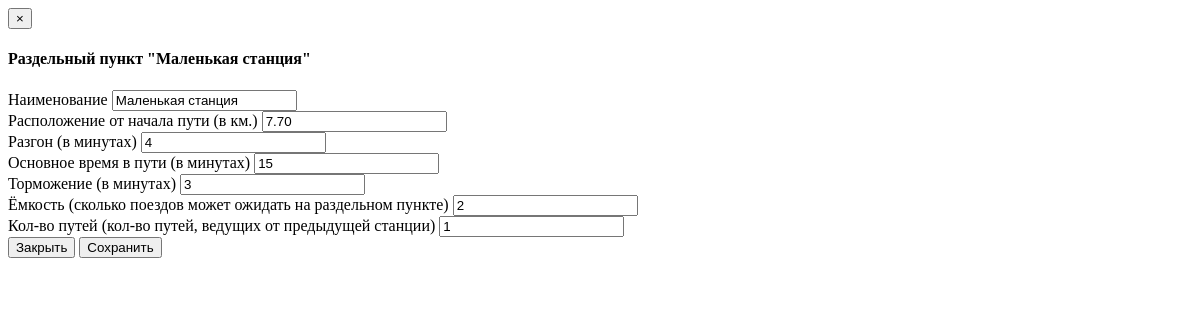
Before: /track/1/switch/edit/1 with the older database file.
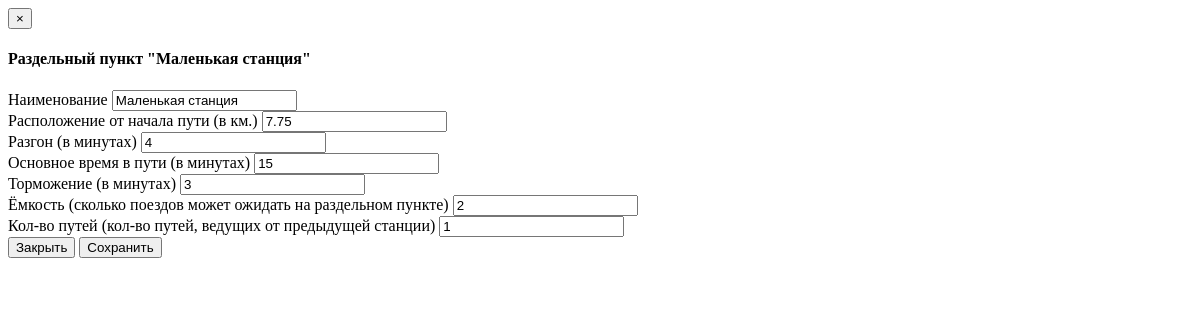
After: the same page with the newer database file.
### tutu/models.py (models this page shows, shortened)
class Switch(models.Model):
    track = models.ForeignKey(Track, on_delete=models.CASCADE)
    position = models.DecimalField(max_digits=7, decimal_places=2)
    name = models.TextField()
    number_of_tracks = models.IntegerField(default=1)
    trains_fit = models.IntegerField(default=1)
    is_start = models.BooleanField(default=False)
    is_end = models.BooleanField(default=False)
    mins_acc = models.IntegerField()
    mins_brk = models.IntegerField()
    mins_main = models.IntegerField()
    class Meta:
        ordering = ["position"]
        verbose_name_plural = "switches"

### tutu/views.py (the view, shortened to what this page needs)
# urls.py: url(r'^track/(?P<track_id>[0-9]*)/switch/edit/(?P<switch_id>[0-9]*)$', views.edit_switch, name="edit_switch"),
@csrf_exempt
def edit_switch(request, track_id, switch_id):
    try:
        t = Track.objects.get(pk=int(track_id))
        s = Switch.objects.get(pk=int(switch_id))
    except:
        return render(request, "error.html")
    context = {"switch": s, "track": t}
    return render(request, "edit_switch.html", context)

### templates/edit_switch.html (shortened to what this page needs)
<!DOCTYPE html>
<html lang="en">
<div>
    <form class="form-labels-on-top" action="{% url "edit_switch" track.id switch.id  %}" method="post">
        <div class="modal-header">
            <button type="button" class="close" data-dismiss="modal" aria-hidden="true">&times;</button>
            <h4 class="modal-title">Раздельный пункт "{{ switch.name }}"</h4>
        </div>
        <div class="modal-body">
            <div class="form-row">
                <label>
                    <span>Наименование</span>
                    <input type="text" name="switch_name" value="{{ switch.name }}">
                </label>
            </div>
            <div class="form-row">
                <label>
                    <span>Расположение от начала пути (в км.)</span>
                    <input type="number" step="0.01" name="switch_position" value="{{ switch.position }}">
                </label>
            </div>
            <div class="form-row">
                <label>
                    <span>Разгон (в минутах)</span>
                    <input type="number" name="switch_acc" value="{{ switch.mins_acc }}">
                </label>
            </div>
            <div class="form-row">
                <label>
                    <span>Основное время в пути (в минутах)</span>
                    <input type="number" name="switch_main" value="{{ switch.mins_main }}">
                </label>
            </div>
            <div class="form-row">
                <label>
                    <span>Торможение (в минутах)</span>
                    <input type="number" name="switch_brk" value="{{ switch.mins_brk }}">
                </label>
            </div>
            <div class="form-row">
                <label>
                    <span>Ёмкость (сколько поездов может ожидать на раздельном пункте)</span>
                    <input type="number" name="switch_trains_fit" value="{{ switch.trains_fit }}">
                </label>
            </div>
            <div class="form-row">
                <label>
                    <span>Кол-во путей (кол-во путей, ведущих от предыдущей станции)</span>
                    <input type="number" name="switch_number_of_tracks" value="{{ switch.number_of_tracks }}">
                </label>
            </div>
        </div>
        <div class="modal-footer">
            <button type="button" class="btn btn-default" data-dismiss="modal">Закрыть</button>
            <button type="submit" class="btn btn-primary">Сохранить</button>
        </div>
    </form>
</div>
</html>

Changed rows visible on the page:
changed Switch "Маленькая станция": switch_position "7.70" → "7.75"
